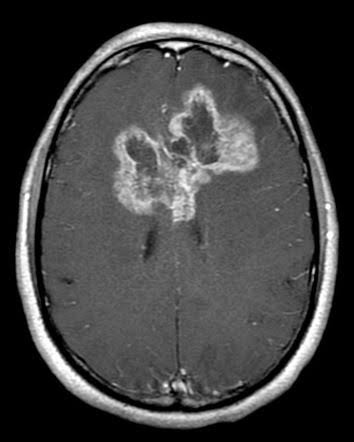
#> input picture backend/uploads/Te-gl_1.jpg, 354 x 442 px, found by its file name
$ jupyter execute 07_Segmentation.ipynb
#> lines starting #> are read from the running program, lines starting #| are printed output that depends on the picture; after the words box and inside, x2 and y2 are one past the last pixel; in counts of white or black regions, pixels touching at a corner belong together
# BrainInsight AI
# Notebook 07: Tumor Segmentation

## Objectives
Segment the tumor region using classical image processing (OpenCV only).

### Pipeline
1. Load MRI Image
2. Grayscale
3. Gaussian Blur
4. Otsu Thresholding
5. Morphological Opening
6. Morphological Closing
7. Contour Detection
8. Tumor Mask
9. Bounding Box
10. Tumor Measurements

[cell 1]
import cv2
import numpy as np
import matplotlib.pyplot as plt
from pathlib import Path

PROJECT_ROOT = Path("..")
OUTPUT_DIR = PROJECT_ROOT / "outputs" / "segmented_images"
OUTPUT_DIR.mkdir(parents=True, exist_ok=True)

TARGET_SIZE=(256,256)

## Segmentation Function

[cell 2]
def segment_tumor(image_path):
#> called with image_path = '../dataset/Testing/glioma/Te-gl_1.jpg'
    image=cv2.imread(str(image_path))
#> image is the input picture: shape (442, 354, 3); min 0, max 255, mean 66
    if image is None:
        raise ValueError("Unable to load image.")

    image=cv2.resize(image,TARGET_SIZE)
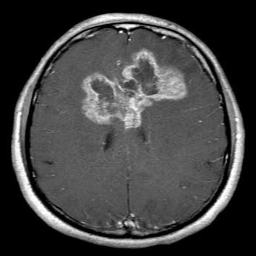
#> image: shape (256, 256, 3); min 0, max 255, mean 65.9
    gray=cv2.cvtColor(image,cv2.COLOR_BGR2GRAY)
    blur=cv2.GaussianBlur(gray,(5,5),0)
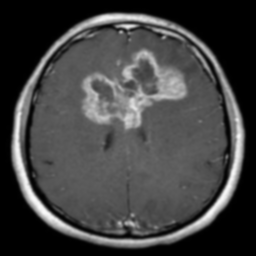
#> blur: shape (256, 256); min 0, max 251, mean 65.9

    _,binary=cv2.threshold(
        blur,0,255,
        cv2.THRESH_BINARY+cv2.THRESH_OTSU
    )
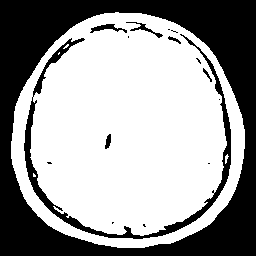
#> binary: shape (256, 256); 61.5% white; 16 black regions (9 under 20 px), largest, box (x1, y1, x2, y2) and area: (0, 0, 256, 256) 21816, (24, 34, 231, 239) 2955, (90, 24, 127, 33) 143

    kernel=np.ones((3,3),np.uint8)
    opened=cv2.morphologyEx(binary,cv2.MORPH_OPEN,kernel)
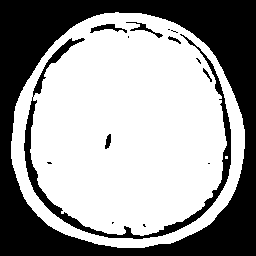
#> opened: shape (256, 256); 61.4% white; 15 black regions (8 under 20 px), largest, box (x1, y1, x2, y2) and area: (0, 0, 256, 256) 21816, (24, 34, 231, 239) 3049, (90, 24, 127, 33) 147
    closed=cv2.morphologyEx(opened,cv2.MORPH_CLOSE,kernel)
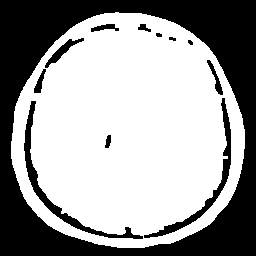
#> closed: shape (256, 256); 61.8% white; 12 black regions (1 under 20 px)

    contours,_=cv2.findContours(
        closed,
        cv2.RETR_EXTERNAL,
        cv2.CHAIN_APPROX_SIMPLE
    )
#> contours = 1 contour; box (x1, y1, x2, y2) and area: (11, 12, 245, 248) 43381

    mask=np.zeros_like(gray)
    result=image.copy()

    measurements={}

    if contours:
        cnt=max(contours,key=cv2.contourArea)
#> cnt = contour of 346 points, box (x1, y1, x2, y2) (11, 12, 245, 248), area 43381

        cv2.drawContours(mask,[cnt],-1,255,-1)
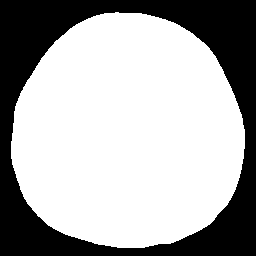
#> mask: shape (256, 256); 66.7% white; 1 black region, box (x1, y1, x2, y2) and area: (0, 0, 256, 256) 21816

        x,y,w,h=cv2.boundingRect(cnt)
#> x = 11; y = 12; w = 234; h = 236
        cv2.rectangle(result,(x,y),(x+w,y+h),(0,255,0),2)
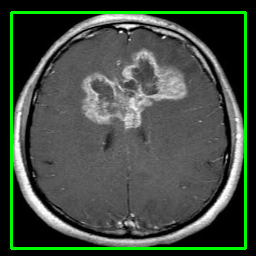
#> result: shape (256, 256, 3); 4.3% of pixels changed, all inside (x1, y1, x2, y2) = (10, 11, 247, 250)

        area=cv2.contourArea(cnt)
#> area = 43381
        perimeter=cv2.arcLength(cnt,True)
#> perimeter = 783.7

        circularity=(4*np.pi*area)/(perimeter**2+1e-6)
#> circularity = 0.888

        brightness=cv2.mean(gray,mask=mask)[0]
#> brightness = 98.44

        edge=cv2.Canny(mask,100,200)
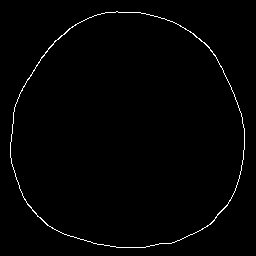
#> edge: shape (256, 256); 1.2% white in thin lines or dots, all inside (x1, y1, x2, y2) = (10, 11, 245, 248)
        edge_irregularity=np.count_nonzero(edge)/(perimeter+1e-6)
#> edge_irregularity = 0.979

        texture=gray[mask>0].std() if np.any(mask>0) else 0
#> texture = 46.45

        tumor_percentage=(area/(gray.shape[0]*gray.shape[1]))*100
#> tumor_percentage = 66.19

        measurements={
            "Tumor Area (px²)":area,
            "Tumor Percentage (%)":tumor_percentage,
            "Perimeter":perimeter,
            "Circularity":circularity,
            "Brightness":brightness,
            "Texture":texture,
            "Edge Irregularity":edge_irregularity
        }
#> measurements = {'Tumor Area (px²)': 43381, 'Tumor Percentage (%)': 66.19, 'Perimeter': 783.7, 'Circularity': 0.888, 'Brightness': 98.44, 'Texture': 46.45, 'Edge Irregularity': 0.979}

    return image,gray,closed,mask,result,measurements

## Test Segmentation

[cell 3]
# Replace with a valid MRI image
IMAGE_PATH=r"../dataset/Testing/glioma/Te-gl_1.jpg"

original,gray,binary,mask,result,measurements=segment_tumor(IMAGE_PATH)

titles=["Original","Gray","Binary","Mask","Segmented"]
images=[original,gray,binary,mask,result]

plt.figure(figsize=(16,4))

for i,(title,img) in enumerate(zip(titles,images),1):
    plt.subplot(1,5,i)
    if len(img.shape)==2:
        plt.imshow(img,cmap="gray")
    else:
        plt.imshow(cv2.cvtColor(img,cv2.COLOR_BGR2RGB))
    plt.title(title)
    plt.axis("off")
#> this loop made 5 passes

plt.tight_layout()
plt.show()

cv2.imwrite(str(OUTPUT_DIR/"segmented_result.png"),result)
cv2.imwrite(str(OUTPUT_DIR/"tumor_mask.png"),mask)

print("Tumor Measurements")
for k,v in measurements.items():
    print(f"{k:<25}: {v:.2f}")
#> this loop made 7 passes
#> (k, v) on passes 1 to 7: ('Tumor Area (px²)', 43381), ('Tumor Percentage (%)', 66.19), ('Perimeter', 783.7), ('Circularity', 0.888), ('Brightness', 98.44), ('Texture', 46.45), ('Edge Irregularity', 0.979)
#| Tumor Area (px²)         : 43381.00
#| Tumor Percentage (%)     : 66.19
#| Perimeter                : 783.70
#| Circularity              : 0.89
#| Brightness               : 98.44
#| Texture                  : 46.45
#| Edge Irregularity        : 0.98

$ run again, with backend/uploads/Te-gl_2.jpg copied over backend/uploads/Te-gl_1.jpg
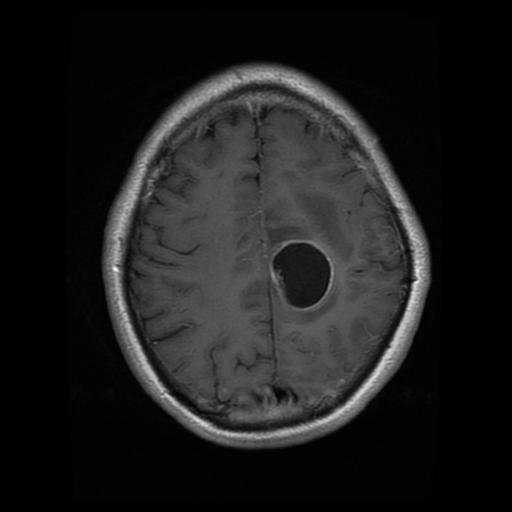
#> input picture backend/uploads/Te-gl_2.jpg, 512 x 512 px, found by its file name
#> in segment_tumor, image is the input picture: shape (512, 512, 3); min 0, max 255, mean 28.6
#> image: shape (256, 256, 3)
#> in segment_tumor, `_,binary=cv2.threshold( blur,0,255, cv2.THRESH_BINARY+cv2.THRESH_OTSU )`:
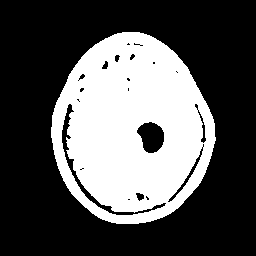
#> binary: shape (256, 256); 33.8% white; 1 white region, box (x1, y1, x2, y2) and area: (51, 32, 216, 224) 22140
#> opened: shape (256, 256); 33.8% white; 1 white region, box (x1, y1, x2, y2) and area: (51, 32, 216, 224) 22123
#> closed: shape (256, 256); 34.3% white; 1 white region
#> contours = 1 contour; box (x1, y1, x2, y2) and area: (51, 32, 216, 224) 23632
#> cnt = contour of 260 points, box (x1, y1, x2, y2) (51, 32, 216, 224), area 23632
#> mask: shape (256, 256); 36.4% white; 1 white region, box (x1, y1, x2, y2) and area: (51, 32, 216, 224) 23878
#> x = 51; y = 32; w = 165; h = 192
#> result: shape (256, 256, 3); mean B, G, R 28.4, 36.8, 28.4
#> area = 23631.5
#> perimeter = 581.7
#> circularity = 0.878
#> brightness = 75.35
#> in segment_tumor, `edge=cv2.Canny(mask,100,200)`:
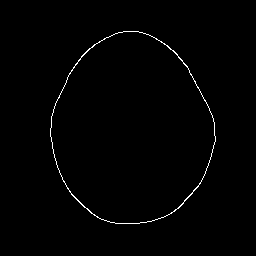
#> edge: shape (256, 256); 0.89% white in thin lines or dots, all inside (x1, y1, x2, y2) = (50, 31, 216, 224)
#> edge_irregularity = 1
#> texture = 30.47
#> tumor_percentage = 36.06
#> in segment_tumor, `measurements={ "Tumor Area (px²)":area, "Tumor Percentage (%)":tumor_p..`: measurements = {'Tumor Area (px²)': 23631.5, 'Tumor Percentage (%)': 36.06, 'Perimeter': 581.7, 'Circularity': 0.878, 'Brightness': 75.35, 'Texture': 30.47, 'Edge Irregularity': 1}
#> the loop `for i,(title,img) in enumerate(zip(titles,images),1):` made 5 passes
#> the loop `for k,v in measurements.items():` made 7 passes
#> (k, v) on passes 1 to 7: ('Tumor Area (px²)', 23631.5), ('Tumor Percentage (%)', 36.06), ('Perimeter', 581.7), ('Circularity', 0.878), ('Brightness', 75.35), ('Texture', 30.47), ('Edge Irregularity', 1)
#> (printed output is left out)

$ run again, with backend/uploads/Te-gl_64.jpg copied over backend/uploads/Te-gl_1.jpg
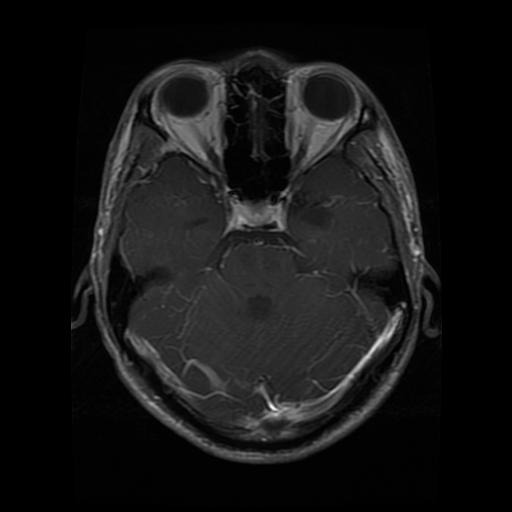
#> input picture backend/uploads/Te-gl_64.jpg, 512 x 512 px, found by its file name
#> in segment_tumor, image is the input picture: shape (512, 512, 3); min 0, max 255, mean 21.2
#> image: shape (256, 256, 3)
#> in segment_tumor, `_,binary=cv2.threshold( blur,0,255, cv2.THRESH_BINARY+cv2.THRESH_OTSU )`:
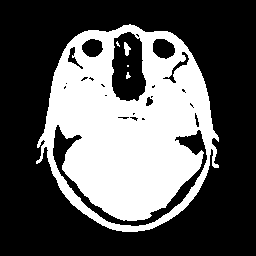
#> binary: shape (256, 256); 35.5% white; 5 white regions (2 under 20 px), largest, box (x1, y1, x2, y2) and area: (36, 24, 219, 232) 23200, (124, 42, 131, 56) 59, (126, 72, 131, 79) 21
#> opened: shape (256, 256); 35.4% white; 6 white regions (3 under 20 px), largest, box (x1, y1, x2, y2) and area: (37, 25, 219, 232) 23087, (124, 43, 130, 55) 53, (212, 163, 219, 168) 27
#> closed: shape (256, 256); 35.8% white; 5 white regions (3 under 20 px)
#> contours = 3 contours, 2 with area under 20; largest, box (x1, y1, x2, y2) and area: (37, 25, 219, 232) 27938
#> cnt = contour of 307 points, box (x1, y1, x2, y2) (37, 25, 219, 232), area 27938
#> mask: shape (256, 256); 43.1% white; 1 white region, box (x1, y1, x2, y2) and area: (37, 25, 219, 232) 28234
#> x = 37; y = 25; w = 182; h = 207
#> result: shape (256, 256, 3); mean B, G, R 21.1, 30.1, 21.1
#> area = 27937.5
#> perimeter = 683.4
#> circularity = 0.752
#> brightness = 47.42
#> in segment_tumor, `edge=cv2.Canny(mask,100,200)`:
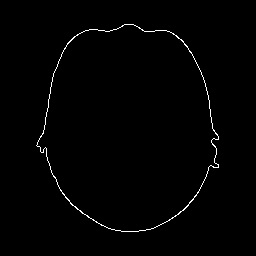
#> edge: shape (256, 256); 1% white in thin lines or dots, all inside (x1, y1, x2, y2) = (36, 24, 219, 232)
#> edge_irregularity = 0.969
#> texture = 26.08
#> tumor_percentage = 42.63
#> in segment_tumor, `measurements={ "Tumor Area (px²)":area, "Tumor Percentage (%)":tumor_p..`: measurements = {'Tumor Area (px²)': 27937.5, 'Tumor Percentage (%)': 42.63, 'Perimeter': 683.4, 'Circularity': 0.752, 'Brightness': 47.42, 'Texture': 26.08, 'Edge Irregularity': 0.969}
#> the loop `for i,(title,img) in enumerate(zip(titles,images),1):` made 5 passes
#> the loop `for k,v in measurements.items():` made 7 passes
#> (k, v) on passes 1 to 7: ('Tumor Area (px²)', 27937.5), ('Tumor Percentage (%)', 42.63), ('Perimeter', 683.4), ('Circularity', 0.752), ('Brightness', 47.42), ('Texture', 26.08), ('Edge Irregularity', 0.969)
#> (printed output is left out)
